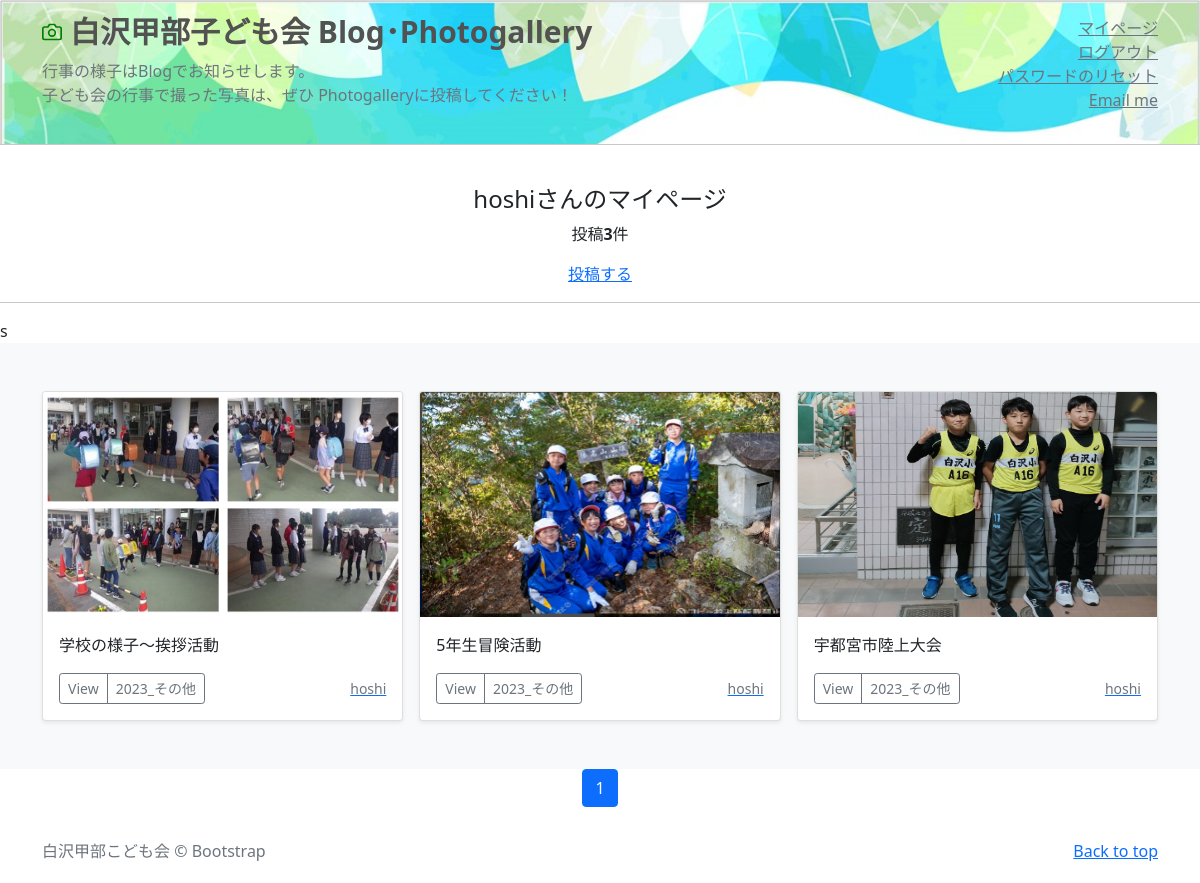
The app's page /mypage/ (signed in) with its own data.
### accounts/models.py (models this page shows)
class CustomUser(AbstractUser):
    pass

### kouka2app/models.py (models this page shows, shortened)
class PhotoPost(models.Model):
    user = models.ForeignKey(
        CustomUser,
        verbose_name='ユーザー',
        on_delete=models.CASCADE
        )
    category = models.ForeignKey(
        Category,
        verbose_name='カテゴリ',
        on_delete=models.PROTECT
        )
    title = models.CharField(
        verbose_name='タイトル',    #フィールドのタイトル
        max_length=200             #最大文字200文字
        )
    comment = models.TextField(
        verbose_name='コメント',    #フィールドのタイトル
        )
    image1 = models.ImageField(
        verbose_name='イメージ１',  #フィールドのタイトル
        upload_to = 'photos'       #MEDIA_PORT以下のphotoにファイルを保存
        )
    image2 = models.ImageField(
        verbose_name='イメージ２',  #フィールドのタイトル
        upload_to = 'photos',      #MEDIA_PORT以下のphotoにファイルを保存
        blank=True,                #フィールド値の設定は必須ではない
        null=True                   #データベースにnullが保存されることを許容
        )
    image3 = models.ImageField(
        verbose_name='イメージ3',  #フィールドのタイトル
        upload_to = 'photos',      #MEDIA_PORT以下のphotoにファイルを保存
        blank=True,                #フィールド値の設定は必須ではない
        null=True                   #データベースにnullが保存されることを許容
        )
    image2 = models.ImageField(
        verbose_name='イメージ4',  #フィールドのタイトル
        upload_to = 'photos',      #MEDIA_PORT以下のphotoにファイルを保存
        blank=True,                #フィールド値の設定は必須ではない
        null=True                   #データベースにnullが保存されることを許容
        )
    image2 = models.ImageField(
        verbose_name='イメージ5',  #フィールドのタイトル
        upload_to = 'photos',      #MEDIA_PORT以下のphotoにファイルを保存
        blank=True,                #フィールド値の設定は必須ではない
        null=True                   #データベースにnullが保存されることを許容
        )
    image2 = models.ImageField(
        verbose_name='イメージ6',  #フィールドのタイトル
        upload_to = 'photos',      #MEDIA_PORT以下のphotoにファイルを保存
        blank=True,                #フィールド値の設定は必須ではない
        null=True                   #データベースにnullが保存されることを許容
        )
    posted_at = models.DateTimeField(
        verbose_name='投稿日時',     #フィールドのタイトル
        auto_now_add=True           #日時を自動追加
        )

class Category(models.Model):
    title = models.CharField(
        verbose_name='カテゴリ',
        max_length=20)

### kouka2app/views.py (the view)
# urls.py: path('mypage/',views.MypageView.as_view(),
class MypageView(ListView):
    template_name = 'mypage.html'
    paginate_by = 9
    def get_queryset(self):
        queryset = PhotoPost.objects.filter(
            user=self.request.user).order_by('-posted_at')
        return queryset

### kouka2app/templates/mypage.html (shortened to what this page needs)
{% extends 'base.html' %}
      {% block contents %}
      {% if user.is_authenticated %}
        <br>
        <div style="text-align:center">
          <h4>{{user.username}}さんのマイページ</h4>
          {% if object_list.count == 0 %}
            <p>{{user.username}}さんの投稿はありません</p>
          {% else %}
            <p>投稿<strong>{{object_list.count}}</strong>件</p>
          {% endif %}
          <a href="{% url 'kouka2app:post' %}">投稿する</a>
        </div>
        <hr>
      {% endif %}s
      {% include "photos_list.html" %}
      {% include "pagination.html" %}
      {% endblock %}

### kouka2app/templates/photos_list.html (shortened to what this page needs)
  <div class="album py-5 bg-light">
    <div class="container">
      <div class="row row-cols-1 row-cols-sm-2 row-cols-md-3 g-3">
        {% for record in object_list %}
        <div class="col">
          <div class="card shadow-sm">
            <img src="{{ record.image1.url }}"
                class="bd-placeholder-img card-img-top"
                width="100%" height="225"
                xmlns="http://www.w3.org/2000/svg"
                role="img" aria-label="Placeholder: Thumbnail"
                preserveAspectRatio="xMidYMid slice"
                focusable="false">
                <rect width="100%" height="100%" fill="#55595c"/>
            <div class="card-body">
              <p class="card-text">
                {{record.title}}
              </p>
              <div class="d-flex justify-content-between align-items-center">
                <div class="btn-group">
                  <button type="button"
                          class="btn btn-sm btn-outline-secondary"
onclick="location.href='{% url 'kouka2app:photo_detail' record.pk %}'">
                          View</button>
                  <button type="button"
                          class="btn btn-sm btn-outline-secondary"
onclick="location.href='{% url 'kouka2app:photos_cat' category=record.category.id %}'">
                          {{record.category.title}}</button>
                </div>
                  <a href="{% url 'kouka2app:user_list' user=record.user.id %}">
                    <small class="text-muted">{{record.user.username}}</small>
                  </a>
              </div>
            </div>
          </div>
        </div>
        {% endfor %}
      </div>
    </div>
  </div>

### records on screen
CustomUser: username "hoshi"
PhotoPost: image1 (picture), title "学校の様子～挨拶活動", category "2023_その他", user.username "hoshi"
PhotoPost: image1 (picture), title "5年生冒険活動", category "2023_その他", user.username "hoshi"
PhotoPost: image1 (picture), title "宇都宮市陸上大会", category "2023_その他", user.username "hoshi"

### other values on screen
{{ object_list.count }} "3"
{{ num }} "1"
